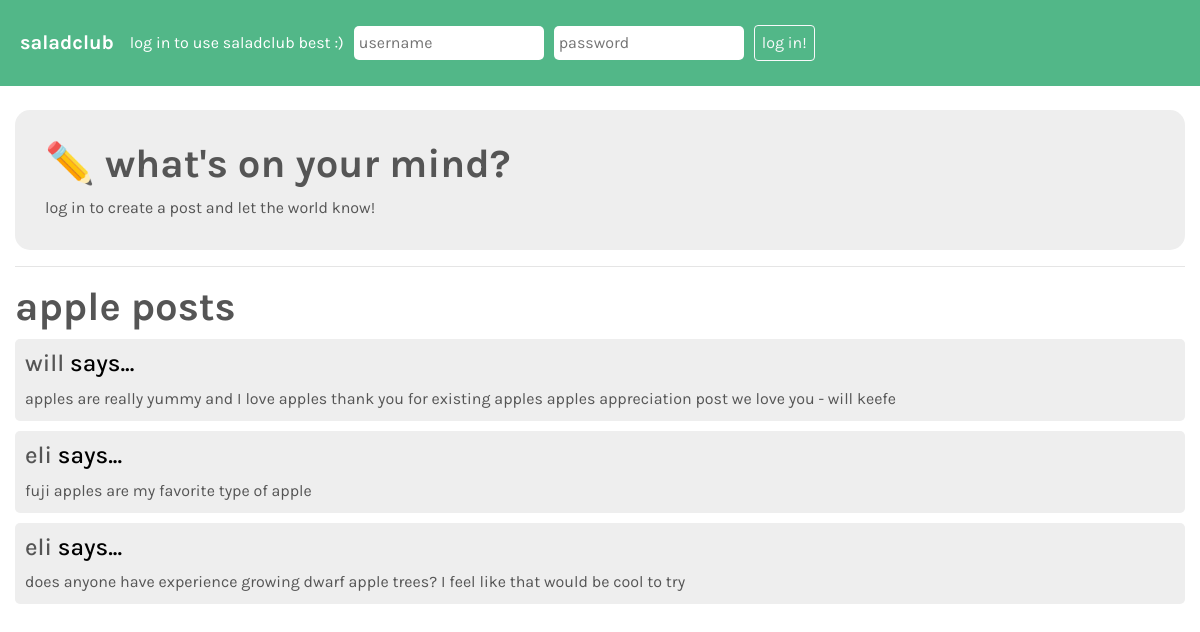
Before: /plant/apple/ with the older database file.
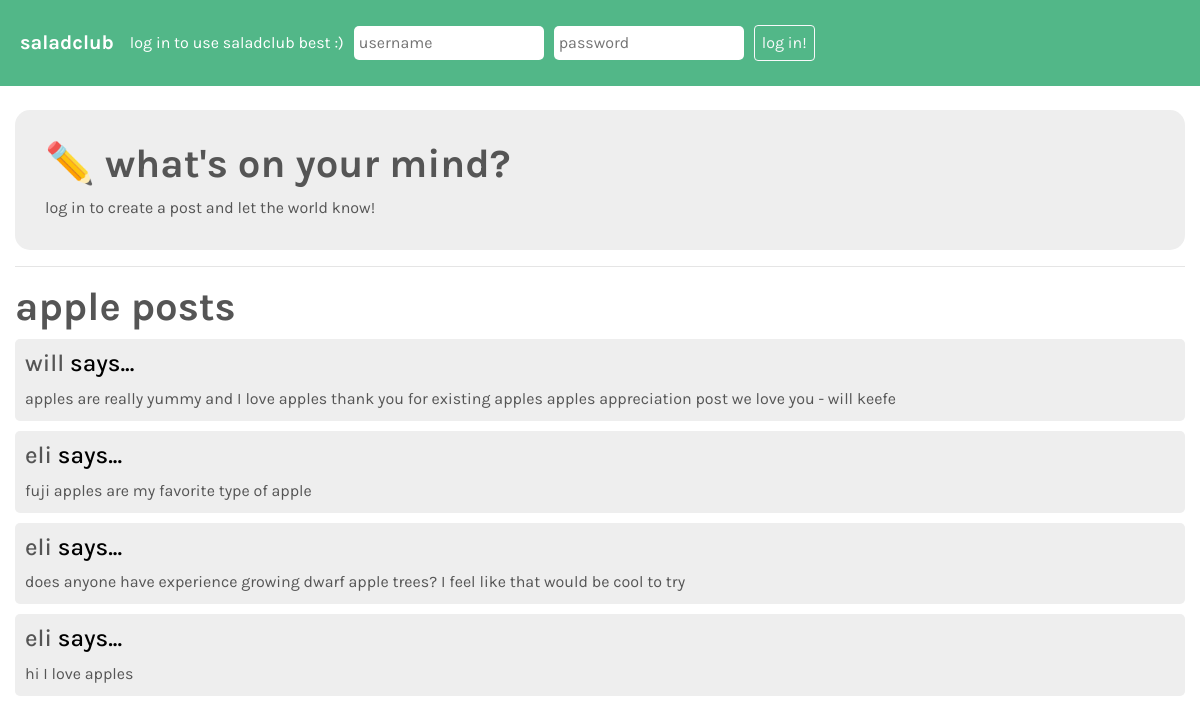
After: the same page with the newer database file.
### plants/models.py (models this page shows, shortened)
class Post(models.Model):
	post_content = models.CharField(max_length=1000) # in case there is a lot of explaining to do :)
	post_plant = models.ForeignKey(Plant, on_delete=models.CASCADE, null=True, blank=True, default=None) # when the plant is deleted (shouldn't happen), remove posts
	author = models.ForeignKey(User, on_delete=models.CASCADE) # had to add null possibility?
	pub_date = models.DateTimeField('date published')
	post_parent = models.ForeignKey('self', on_delete=models.CASCADE, null=True, blank=True, default=None) # post deletes if the parent post deletes
	likes = models.IntegerField(default=0) # like button for people who like the post
	helpful = models.IntegerField(default=0) # for people who think the most is helpful
	also_questioning = models.IntegerField(default=0) # a 'like' to indicate that other people have the same issue
	celebrating = models.IntegerField(default=0) # for people who want to cheer on the post author

### plants/views.py (the view, shortened to what this page needs)
# urls.py: path('plant/<str:plantname>/', views.plant.as_view(), name='plantinfo'),
class plant(View):
	def get(self, request, plantname):
		post_objects = Post.objects.order_by('id')
		template = loader.get_template('plant.html')
		form = AuthenticationForm()
		form.fields['username'].widget.attrs.update({
			'placeholder': 'username',
		})
		form.fields['password'].widget.attrs.update({
			'placeholder': 'password'
 		})
		context = {
			'plantname': plantname,
			'posts': post_objects.filter(post_plant = Plant.objects.order_by('plant_name').get(plant_name = plantname)),
			'form': form
		}
		return HttpResponse(template.render(context, request))

### plants/templates/plant.html (shortened to what this page needs)
<!DOCTYPE html>
<html>
	<head>
		<link rel="stylesheet" href="https://maxcdn.bootstrapcdn.com/bootstrap/4.0.0/css/bootstrap.min.css">
		{% load static %}
		<link rel="stylesheet" href="{% static '/plants/style.css' %}">
	</head>
	<body>
		<nav class="navbar navbar-expand-sm navbar-custom">
			<a class="navbar-brand" href="/"> saladclub </a>
			{% if user.is_authenticated %}
			<a class="nav-item" href="/user/{{ user.username }}"> welcome, {{ user.username }}! view your profile or </a>
			<form class="form-inline" action="/" method="POST">
				{% csrf_token %}
				<!-- This code was taken from Dr. J's repository, using a
				hidden input to log the user out. -->
				<input type="hidden" name="logout" value="logout"></input>
				<button id="logout" style="margin-left: 10px;" class="btn btn-outline-light" type="submit"> log out </button>
			</form>
			{% else %}
				<span class="navbar-text"> log in to use saladclub best :) </span>
				<form class="form-inline" action="/" method="POST">
					<span class="usernameinput"> {{ form.username }} </span>
					<span class="usernameinput"> {{ form.password }} </span>
					<button id="login" class="btn btn-outline-light" type="submit">log in!</button>
				</form>
			{% endif %}
		</nav>
		<br />
		<div class="container-fluid">
			{% if user.is_authenticated %}
			<div class="info-card" style="height: 330px;">
				<form method="POST">
					{% csrf_token %}
					<h1> ✏️ what's on your mind? </h1>
					<p> let the world know! publish a post here. 1000 character limit. </p>
					<textarea name="postcontent" placeholder="what do you have to say?" style="width: 100%; height: 115px; border-radius: 15px; border: none; padding: 15px;"></textarea>
					<button class="btn btn-outline-dark" style="margin-top: 20px; width: 100%;" type="submit"> post! </button>
				</form>
			</div>
			{% else %}
			<div class="info-card" style="height: 140px;">
				<h1> ✏️ what's on your mind? </h1>
				<p> log in to create a post and let the world know! </p>
			</div>
			{% endif %}
			<hr />
			<h1>{{ plantname }} posts </h1>
			{% for post in posts %}
				{% if post.post_parent == None %}
				<li class="postli">
					<h4> <a href="/user/{{ post.author }}">{{ post.author }}</a> says... </h4>
					<a href="/post/{{ post.id }}/">{{ post.post_content }}</a>
				</li>
				{% endif %}
			{% endfor %}
		</div>
	</body>
</html>

Changed rows visible on the page:
added Post: author "eli", post_content "hi I love apples"
